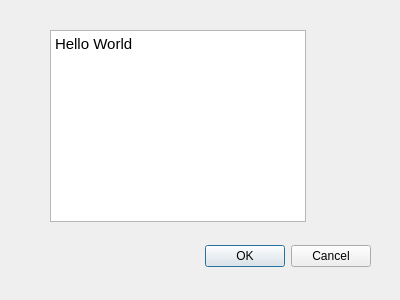
<?xml version="1.0" encoding="UTF-8"?>
<ui version="4.0">
 <class>Dialog</class>
 <widget class="QDialog" name="Dialog">
  <property name="geometry">
   <rect>
    <x>0</x>
    <y>0</y>
    <width>400</width>
    <height>300</height>
   </rect>
  </property>
  <property name="windowTitle">
   <string>Dialog</string>
  </property>
  <widget class="QDialogButtonBox" name="buttonBox">
   <property name="geometry">
    <rect>
     <x>30</x>
     <y>240</y>
     <width>341</width>
     <height>32</height>
    </rect>
   </property>
   <property name="orientation">
    <enum>Qt::Horizontal</enum>
   </property>
   <property name="standardButtons">
    <set>QDialogButtonBox::Cancel|QDialogButtonBox::Ok</set>
   </property>
  </widget>
  <widget class="QTextBrowser" name="textBrowser">
   <property name="geometry">
    <rect>
     <x>50</x>
     <y>30</y>
     <width>256</width>
     <height>192</height>
    </rect>
   </property>
   <property name="html">
    <string>&lt;!DOCTYPE HTML PUBLIC &quot;-//W3C//DTD HTML 4.0//EN&quot; &quot;http://www.w3.org/TR/REC-html40/strict.dtd&quot;&gt;
&lt;html&gt;&lt;head&gt;&lt;meta name=&quot;qrichtext&quot; content=&quot;1&quot; /&gt;&lt;style type=&quot;text/css&quot;&gt;
p, li { white-space: pre-wrap; }
&lt;/style&gt;&lt;/head&gt;&lt;body style=&quot; font-family:'Ubuntu'; font-size:11pt; font-weight:400; font-style:normal;&quot;&gt;
&lt;p style=&quot; margin-top:0px; margin-bottom:0px; margin-left:0px; margin-right:0px; -qt-block-indent:0; text-indent:0px;&quot;&gt;Hello World&lt;/p&gt;&lt;/body&gt;&lt;/html&gt;</string>
   </property>
  </widget>
 </widget>
 <resources/>
 <connections>
  <connection>
   <sender>buttonBox</sender>
   <signal>accepted()</signal>
   <receiver>Dialog</receiver>
   <slot>accept()</slot>
   <hints>
    <hint type="sourcelabel">
     <x>248</x>
     <y>254</y>
    </hint>
    <hint type="destinationlabel">
     <x>157</x>
     <y>274</y>
    </hint>
   </hints>
  </connection>
  <connection>
   <sender>buttonBox</sender>
   <signal>rejected()</signal>
   <receiver>Dialog</receiver>
   <slot>reject()</slot>
   <hints>
    <hint type="sourcelabel">
     <x>316</x>
     <y>260</y>
    </hint>
    <hint type="destinationlabel">
     <x>286</x>
     <y>274</y>
    </hint>
   </hints>
  </connection>
 </connections>
</ui>
